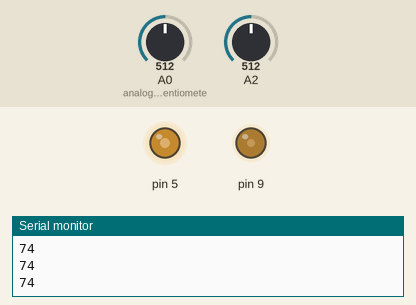
Recording of a sketch running on a simulated Arduino Uno, built with avr-gcc and run on an emulated ATmega328P. Parts: output pins drawn as LEDs (lit = HIGH), the last lines printed to the serial monitor. Inputs (shaded band) come from the test bench; at power-on: A2 = 512, A0 (analog_input_potentiomete) = 512.

Above: at 1.2 s.
1.3 s: A2 set to 716
At 2.5 s:
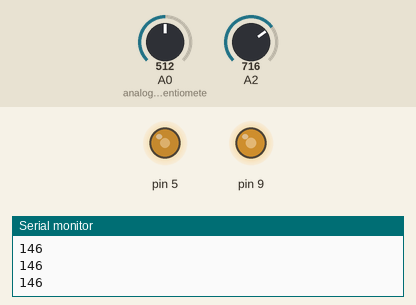
2.8 s: A0 (analog_input_potentiomete) set to 716
At 3.9 s:
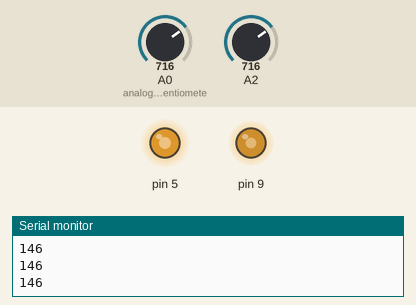
4.3 s: A2 set to 900
At 4.8 s:
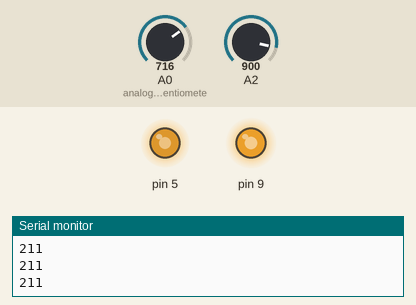
5.8 s: A0 (analog_input_potentiomete) set to 900
At 6.4 s:
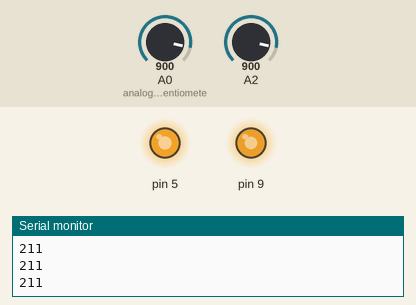
7.3 s: A2 set to 306
At 8.5 s:
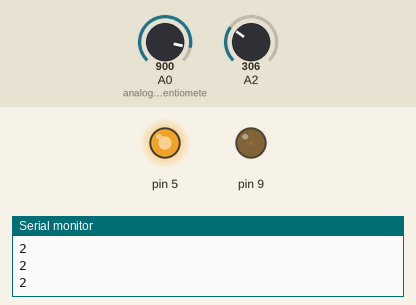
8.8 s: A0 (analog_input_potentiomete) set to 511
At 9.7 s:
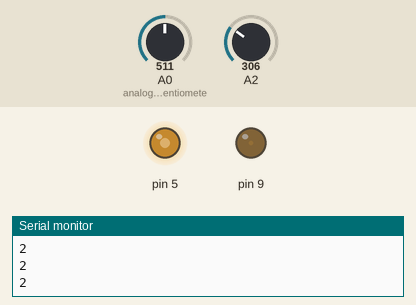
Timing chart, 0 to 11.3 s (numbered marks = the images above; inputs shaded):
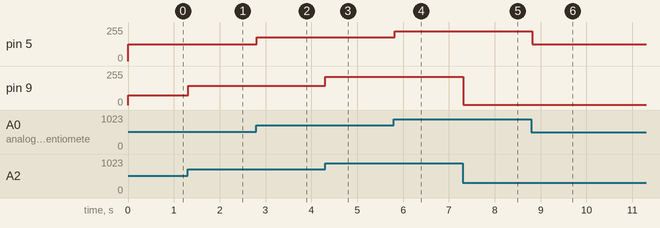

Measured:
- after the input at 1.3 s, pin 9: 74/255 → 146/255 at once
- after the input at 2.8 s, pin 5: 127/255 → 178/255 at once
- after the input at 4.3 s, pin 9: 146/255 → 211/255 at once
- after the input at 5.8 s, pin 5: 178/255 → 224/255 at once
- after the input at 7.3 s, pin 9: 211/255 → 2/255 at once
- after the input at 8.8 s, pin 5: 224/255 → 127/255 at once

The sketch:

potentiometer.ino
```cpp
void setup() {
  pinMode(A0, INPUT); //analog input potentiometer
  pinMode(A2, INPUT);
  pinMode(5, OUTPUT);
  pinMode(9, OUTPUT);
  Serial.begin(9600);
}


void loop() {
int potent = analogRead(A0);//read potentiometer
delay(5);
int theForce= analogRead(A2); //read force
delay(5);


//Map potentiometer values
//int newVal = map(potent, potentiometerLow, potentiometerHigh, newLow, newHigh);
int led1Set= map(potent, 0, 1023, 0, 255);
int led2Set = map(theForce, 300, 1023, 0, 255);
Serial.println(led2Set);
analogWrite(5, led1Set);
if(led2Set > 0) {
analogWrite(9, led2Set);
}
else {
 analogWrite(9, 0);
}

}
```
